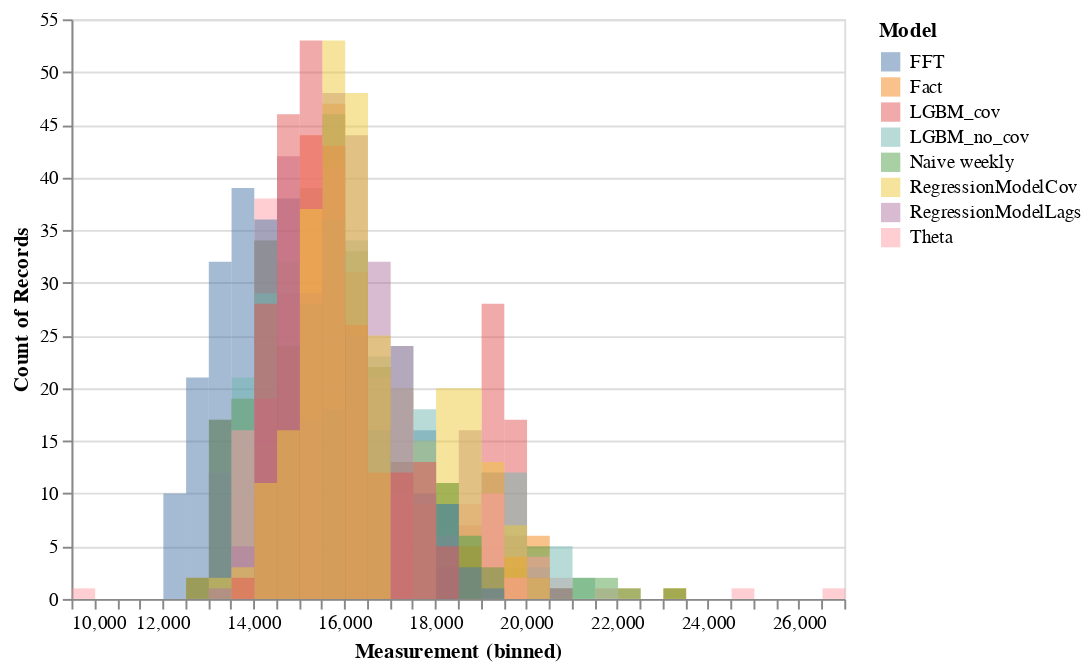

Here is the notebook cell this chart was saved with:
### Code cell
alt.Chart(weekly_revenue_bl).transform_fold(
    weekly_revenue_bl.columns.values,
    #['Fact'],
    as_=['Model', 'Measurement']
).mark_bar(
    opacity=0.5,
    binSpacing=0
).encode(
    alt.X('Measurement:Q', bin=alt.Bin(maxbins=50)),
    alt.Y('count()', stack=None),
    alt.Color('Model:N')
    )

### Figure 1 — Vega-Lite specification as saved in the notebook (floating-point values rounded to 4 significant figures; data arrays with more than 128 entries replaced by an {"elided": "..."} marker saying what was removed)
{"config": {"view": {"continuousWidth": 400, "continuousHeight": 300}}, "data": {"name": "data-60139d488ca0e665d770a67804f76afb"}, "mark": {"type": "bar", "binSpacing": 0, "opacity": 0.5}, "encoding": {"color": {"type": "nominal", "field": "Model"}, "x": {"type": "quantitative", "bin": {"maxbins": 50}, "field": "Measurement"}, "y": {"type": "quantitative", "aggregate": "count", "stack": null}}, "transform": [{"fold": ["FFT", "Fact", "LGBM_cov", "LGBM_no_cov", "Naive weekly", "RegressionModelCov", "RegressionModelLags", "Theta"], "as": ["Model", "Measurement"]}], "$schema": "https://vega.github.io/schema/vega-lite/v4.8.1.json", "datasets": {"data-60139d488ca0e665d770a67804f76afb": {"elided": "294 records"}}}
